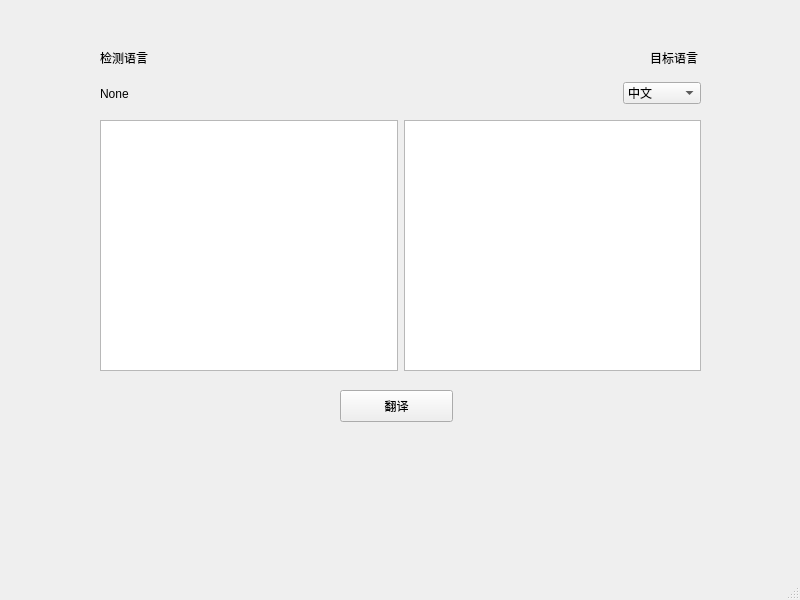
<?xml version="1.0" encoding="UTF-8"?>
<ui version="4.0">
 <class>MainWindow</class>
 <widget class="QMainWindow" name="MainWindow">
  <property name="geometry">
   <rect>
    <x>0</x>
    <y>0</y>
    <width>800</width>
    <height>600</height>
   </rect>
  </property>
  <property name="windowTitle">
   <string>MainWindow</string>
  </property>
  <widget class="QWidget" name="centralwidget">
   <widget class="QPushButton" name="pushButton">
    <property name="geometry">
     <rect>
      <x>340</x>
      <y>390</y>
      <width>113</width>
      <height>32</height>
     </rect>
    </property>
    <property name="text">
     <string>翻译</string>
    </property>
   </widget>
   <widget class="QLabel" name="label">
    <property name="geometry">
     <rect>
      <x>100</x>
      <y>50</y>
      <width>60</width>
      <height>16</height>
     </rect>
    </property>
    <property name="text">
     <string>检测语言</string>
    </property>
   </widget>
   <widget class="QLabel" name="label_2">
    <property name="geometry">
     <rect>
      <x>650</x>
      <y>50</y>
      <width>60</width>
      <height>16</height>
     </rect>
    </property>
    <property name="text">
     <string>目标语言</string>
    </property>
   </widget>
   <widget class="QWidget" name="layoutWidget">
    <property name="geometry">
     <rect>
      <x>100</x>
      <y>120</y>
      <width>601</width>
      <height>251</height>
     </rect>
    </property>
    <layout class="QHBoxLayout" name="horizontalLayout">
     <item>
      <widget class="QTextEdit" name="textEdit"/>
     </item>
     <item>
      <widget class="QTextEdit" name="textEdit_2"/>
     </item>
    </layout>
   </widget>
   <widget class="QWidget" name="layoutWidget">
    <property name="geometry">
     <rect>
      <x>100</x>
      <y>80</y>
      <width>601</width>
      <height>27</height>
     </rect>
    </property>
    <layout class="QHBoxLayout" name="horizontalLayout_2">
     <item>
      <widget class="QLabel" name="label_3">
       <property name="maximumSize">
        <size>
         <width>100</width>
         <height>16777215</height>
        </size>
       </property>
       <property name="text">
        <string>None</string>
       </property>
      </widget>
     </item>
     <item alignment="Qt::AlignRight">
      <widget class="QComboBox" name="comboBox_2">
       <property name="maximumSize">
        <size>
         <width>300</width>
         <height>16777215</height>
        </size>
       </property>
       <item>
        <property name="text">
         <string>中文</string>
        </property>
       </item>
       <item>
        <property name="text">
         <string>英文</string>
        </property>
       </item>
       <item>
        <property name="text">
         <string>法语</string>
        </property>
       </item>
       <item>
        <property name="text">
         <string>德语</string>
        </property>
       </item>
       <item>
        <property name="text">
         <string>西班牙语</string>
        </property>
       </item>
       <item>
        <property name="text">
         <string>意大利语</string>
        </property>
       </item>
       <item>
        <property name="text">
         <string>荷兰语</string>
        </property>
       </item>
      </widget>
     </item>
    </layout>
   </widget>
  </widget>
  <widget class="QMenuBar" name="menubar">
   <property name="geometry">
    <rect>
     <x>0</x>
     <y>0</y>
     <width>800</width>
     <height>22</height>
    </rect>
   </property>
  </widget>
  <widget class="QStatusBar" name="statusbar"/>
 </widget>
 <resources/>
 <connections/>
</ui>
